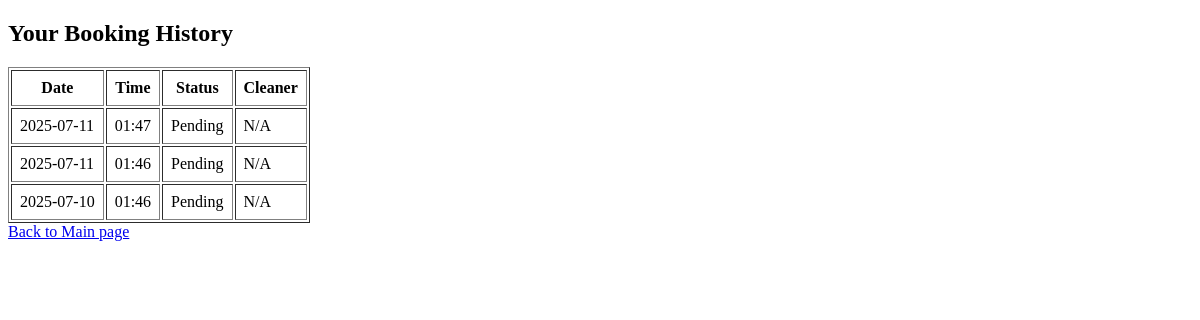
The app's page /history (signed in), older data.
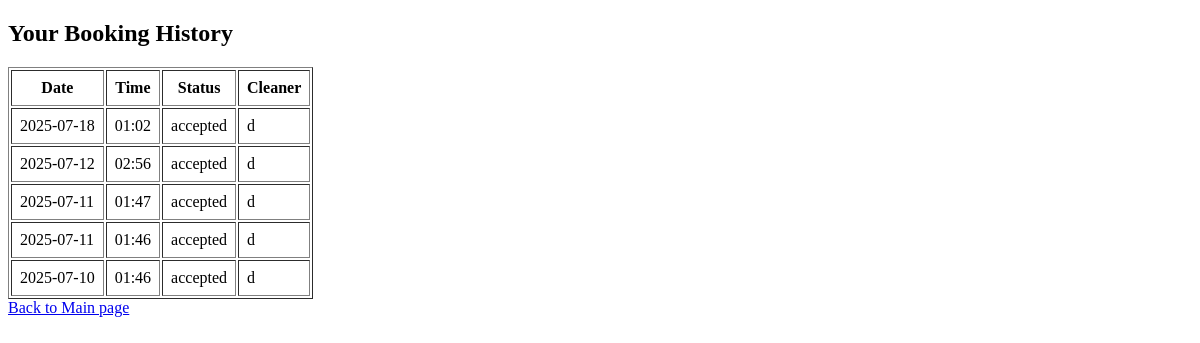
The same page, newer data.
### models.py (models this page shows)
class Booking(db.Model):
    id = db.Column(db.Integer, primary_key=True)
    customer_id = db.Column(db.Integer, db.ForeignKey('user.id'), nullable=False)
    cleaner_id = db.Column(db.Integer, db.ForeignKey('user.id'), nullable=True) # to handle cleaner in booking history page
    booking_datetime = db.Column(db.DateTime, nullable=False)
    address = db.Column(db.String(200), nullable=False)
    notes = db.Column(db.Text)
    status = db.Column(db.String(20), default='Pending')
    created_at = db.Column(db.DateTime, default=datetime.utcnow)
    customer = db.relationship('User', foreign_keys=[customer_id], backref='customer_bookings')
    cleaner = db.relationship('User', foreign_keys=[cleaner_id], backref='cleaner_bookings')

### app.py (the view)
@app.route('/history')
def booking_history():
    user_id = session.get('user_id')
    if not user_id:
        flash("Please log in to view your booking history.", 'error')
        return redirect(url_for('login'))
    bookings = db.session.query(Booking, User.full_name).outerjoin(
        User, Booking.cleaner_id == User.id
    ).filter(
        Booking.customer_id == user_id,
    ).order_by(Booking.booking_datetime.desc()).all()
    return render_template('booking_history.html', bookings=bookings)

### templates/booking_history.html (shortened to what this page needs)
<!DOCTYPE html>
<html lang="en">
<head>
</head>
<body>
<h2>Your Booking History</h2>
{% if bookings %}
    <table border="1" cellpadding="8">
        <tr>
            <th>Date</th>
            <th>Time</th>
            <th>Status</th>
            <th>Cleaner</th>
        </tr>
        {% for booking, cleaner_name in bookings %}
            <tr>
                <td>{{ booking.booking_datetime.strftime('%Y-%m-%d') }}</td>
                <td>{{ booking.booking_datetime.strftime('%H:%M') }}</td>
                <td>{{ booking.status }}</td>
                <td>{{ cleaner_name or 'N/A' }}</td>
            </tr>
        {% endfor %}
    </table>
{% else %}
    <p>No past bookings found.</p>
{% endif %}
<a href="{{ url_for('dashboard') }}">Back to Main page</a>
</body>
</html>

Row changes from the older to the newer data that the page shows:
added Booking: booking_datetime "2025-07-18", booking_datetime "01:02", status "accepted", cleaner_name "d"
added Booking: booking_datetime "2025-07-12", booking_datetime "02:56", status "accepted", cleaner_name "d"
changed Booking (number 3 of 5 on the later page): status "Pending" → "accepted"; cleaner_name "N/A" → "d"
changed Booking (number 4 of 5 on the later page): status "Pending" → "accepted"; cleaner_name "N/A" → "d"
changed Booking (number 5 of 5 on the later page): status "Pending" → "accepted"; cleaner_name "N/A" → "d"
